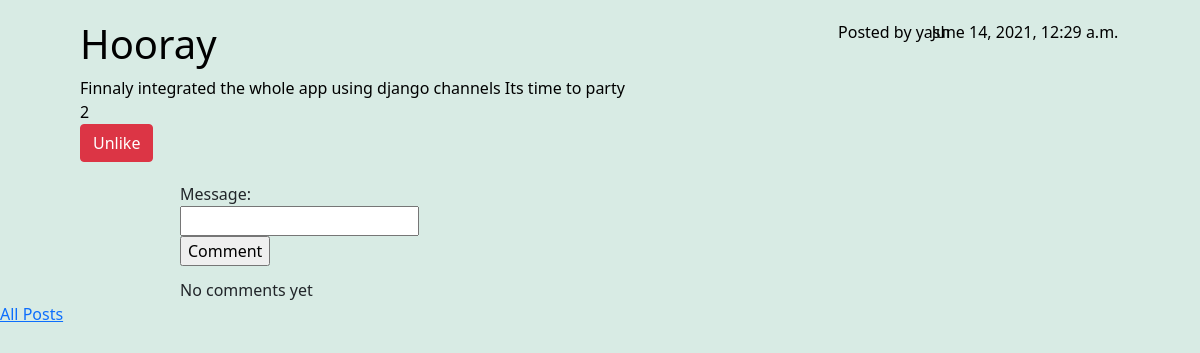
The page /20 (signed in) on the database its author committed.
### post/models.py (models this page shows, shortened)
class Post(models.Model):
    title = models.CharField(max_length = 100)
    content = models.TextField()
    date_posted = models.DateTimeField(default = timezone.now)
    author = models.ForeignKey(User, on_delete = models.CASCADE, related_name="posts")
    liked_users = models.ManyToManyField(User, related_name="liked_posts")

### post/views.py (the view)
# urls.py: path("<int:post_id>", views.view_post, name="view_post"),
@login_required(login_url="users:login")
def view_post(request, post_id):
    post = get_object_or_404(Post, pk=post_id)
    comments = post.comments.all().order_by("-commented_on")
    liked_users = post.liked_users.all()
    if request.method == 'POST':
        form = CommentForm(request.POST)
        if form.is_valid():
            x = form.save(commit=False)
            x.user = request.user
            x.post = post
            x.save()
            messages.success(request, "Sucessfully added comment")
            return redirect(reverse("post:view_post", args=(post_id,)))
        messages.error(request, "Error! adding comment")
    else:
        form = CommentForm()
    return render(request, "post/view_post.html", {
        "post" : post,
        "comments" : comments,
        "form" : form ,
        "liked_users" : liked_users,
        "no_liked" : len(liked_users)
    })

### post/forms.py
class CommentForm(ModelForm):
    class Meta:
        model = Comment
        fields = ['message']

### post/templates/post/view_post.html (shortened to what this page needs)
{% extends "post/layout.html" %}
{% block body %}
    <div class="post-view">
        <h1 class="title"> {{ post.title }} </h1>
        <div class="author"> Posted by
            {% if request.user == post.author %}
                You
            {% else %}
                {{ post.author.first_name}}
            {% endif %}
        </div>
        <div class="date"> {{ post.date_posted }} </div>
        <div class="content"> {{ post.content }} </div>
        <div class="like"> {{ no_liked }}
            <form method="POST" action="{% url 'post:like_post' post.id %}">
                {% if request.user in liked_users %}
                    <button type="submit" class="btn btn-danger"  value="like"> Unlike </button>
                {% else %}
                    <input type="hidden" value="like" name="type">
                    <button type="submit" class="btn btn-success" value="like"> Like </button>
                {% endif %}
            </form>
        </div>
    </div>
    <form add="{% url 'post:view_post' post.id %}" method="POST" class="comment-form">
        {{form}}
        <input type="submit" value="Comment">
    </form>
    <div class="comments">
    {% for comment in comments %}
        <div class="comment">
            <div class="comment-author">
                {% if request.user == comment.user %}
                    You
                {% else %}
                    {{ comment.user.first_name}}
                {% endif %}
            </div>
            <div class="comment-date">{{ comment.commented_on }} </div>
            <div class="message"> {{ comment.message }} </div>
            {% if request.user == comment.user %}
                <a href="{% url 'post:delete_comment' comment_id=comment.id post_id=post.id %}">Delete</a>
            {% endif %}
        </div>
        <hr style="width:50%; margin: auto; color:rgb(37, 32, 32);">
    {% empty %}
        <div class="empty">No comments yet</div>
    {% endfor %}
    </div>
    <a href="{% url 'post:index' %}">All Posts</a>
{% endblock %}

### post/static/post/styles.css (style rules this page uses)
* { margin: 0; box-sizing: border-box; }
body, .empty { background-color: #d8ebe4; }
.title, .date, .author { display: inline-block; }
.author { position: absolute; right: 60px; margin-right: 12%; font-weight: 500; }
.date { position: absolute; right: 0; margin-right: 2%; font-weight: 500; }
.post, .post-view { display: block; color: black; position: relative; -webkit-margin-collapse: collapse; margin-bottom: 10px; padding: 10px 20px 10px; transition: all 0.3s ease-in-out; }
.post-view { margin: 10px 5%; }
label { display: block; }
input { display: block; }
.comments { position: relative; width: 60%; margin-left: 15%; background-color: white; }
.comment-form { margin-left: 15%; margin-bottom: 1%; }

### rows shown on the page
Post: title "Hooray", author.first_name "yash", date_posted "June 14, 2021, 12:29 a.m.", content "Finnaly integrated the whole app using django channels Its time to party"

### other values the page prints
{{ no_liked }} "2"
